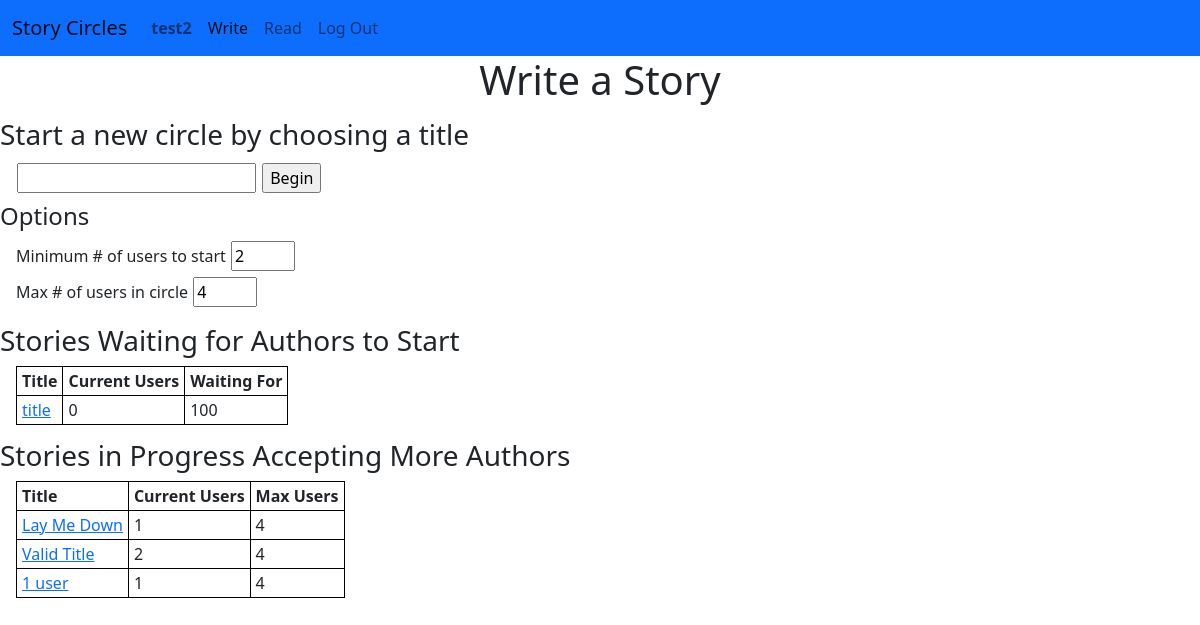
/circle/ (signed in), run on the app's committed database.
### circle/models.py (models this page shows, shortened)
class User(AbstractUser):
    user_since = models.DateTimeField(blank=False, auto_now_add=True)
    liked_stories = models.ManyToManyField(
        "Story",
        related_name="liked_by",
        blank=True,
    )
    def get_absolute_url(self):
        return reverse('user', args=[self.pk])

class Circle(models.Model):
    creation_time = models.DateTimeField(auto_now_add=True)
    threshold_user_ct = models.IntegerField() #This is the number of users that must be connected to start the story
    max_user_ct = models.IntegerField()
    user_ct = models.IntegerField(default=0)
    turn_order = models.JSONField(default=list)
    approved_ending = models.ManyToManyField(
        User,
        blank=True
    )
    story = models.OneToOneField(
        'Story',
        blank=True,
        on_delete=models.CASCADE,
    )
    objects = CircleManager()
    open_circles = OpenCircleManager()
    waiting_circles = WaitingCircleManager()
    @property
    def users_needed(self):
        return max(0, self.threshold_user_ct - self.user_ct)

class Story(models.Model):
    title = models.TextField(unique=True)
    authors = models.ManyToManyField(
        User,
        related_name="stories",
        blank=True
    )
    text = models.TextField()
    start_time = models.DateTimeField(blank=True, null=True)
    finish_time = models.DateTimeField(blank=True, null=True)
    finished = models.BooleanField(default=False)
    def get_absolute_url(self):
        if self.finished:
            return reverse('finished_story', args = [self.pk])
        else:
            return reverse('circle', args = [self.circle.pk])

### circle/views.py (the view)
# urls.py: path('', views.index, name='index'),
@login_required
def index(request):
    return render(request, 'circle/index.html', {
        "open_circles": Circle.open_circles.all(),
        "waiting_circles": Circle.waiting_circles.order_by('creation_time')
    })

### circle/models.py (called while the page is built)
    def get_queryset(self):
        return super().get_queryset().filter(user_ct__lt=F('max_user_ct'), story__start_time__isnull=False)

    def get_queryset(self):
        return super().get_queryset().filter(story__start_time__isnull=True)

### circle/templates/circle/index.html (shortened to what this page needs)
{% extends "circle/layout.html" %}
{% load static %}
{% block body %}
    <h1>
        Write a Story
    </h1>
    <h3>Start a new circle by choosing a title</h3>
    <div class="input-div">
        <input id="title-input" type="text" size="20">
        <input id="title-submit" type="button" value="Begin"><br>
    </div>
    <h4>Options</h4>
    <div class="input-div">
        <label for="threshold-user-ct">Minimum # of users to start</label>
        <input id="threshold-user-ct-input" type="number" name="threshold-user-ct" min="2" max="100" value="2"><br>
        <label for="max-user-ct">Max # of users in circle</label>
        <input id="max-user-ct-input" type="number" name="max-user-ct" min ="2" max="100" value="4">
    </div>
    <h3>Stories Waiting for Authors to Start</h3>
    <table>
        <tr>
            <th>Title</th>
            <th>Current Users</th>
            <th>Waiting For</th>
        </tr>
        {% for circle in waiting_circles %}
        <tr>
            <td><a href="{{ circle.story.get_absolute_url }}">{{ circle.story.title }}</a></td>
            <td>{{ circle.user_ct }}</td>
            <td>{{ circle.users_needed}}</td>
        </tr>
        {% endfor %}
    </table>
    <h3>Stories in Progress Accepting More Authors</h3>
    <table>
        <tr>
            <th>Title</th>
            <th>Current Users</th>
            <th>Max Users</th>
        </tr>
        {% for circle in open_circles %}
        <tr>
            <td><a href="{{ circle.story.get_absolute_url }}">{{ circle.story.title }}</a></td>
            <td>{{ circle.user_ct }}</td>
            <td>{{ circle.max_user_ct }}</td>
        </tr>
        {% endfor %}
    </table>
{% endblock %}

### circle/templates/circle/layout.html (shortened to what this page needs)
{% load static %}
<!DOCTYPE html>
<html lang="en">
    <head>
        <link href="https://cdn.jsdelivr.net/npm/bootstrap@5.0.0-beta1/dist/css/bootstrap.min.css" rel="stylesheet">
        <link href="{% static 'circle/styles.css' %}" rel="stylesheet">
    </head>
    <body>
        <nav class="navbar navbar-expand-md navbar-light bg-primary">
            <div class="container-fluid">
                <a class="navbar-brand" href="{% url 'index' %}">Story Circles</a>
                <div class="collapse navbar-collapse" id="navbarToggle">
                    <ul class="navbar-nav me-auto">
                        {% if user.is_authenticated %}
                        <li class="nav-item">
                            <a class="nav-link" id="current-user-nav" href="{{ user.get_absolute_url }}"><strong>{{ user.username }}</strong></a>
                        </li>
                        <li class="nav-item">
                            <a class="nav-link" id="write-nav" href="{% url 'index' %}">Write</a>
                        </li>
                        <li class="nav-item">
                            <a class="nav-link" id="read-nav" href="{% url 'finished_stories' %}">Read</a>
                        </li>
                        <li class="nav-item">
                            <a class="nav-link" href="{% url 'logout' %}">Log Out</a>
                        </li>
                        {% endif %}
                    </ul>
                </div>
            </div>
        </nav>
        <div class="body">
            {% block body %}
            {% endblock %}
        </div>
    </body>
</html>

### circle/static/circle/styles.css (style rules this page uses)
h1 { text-align: center; }
h3 { margin-top:0.5em; }
h4 { margin-top:0.25em; }
input { box-sizing:border-box; margin:3px 1px; }
input[type=number] { width:4em; }
table { border-collapse: collapse; margin-left: 1rem; }
table, th, td { border: 1px solid black; padding: 2px 5px; }
.input-div { margin-left: 1rem; }

### data on the page
User: username "test2"
Circle: story "title", user_ct "0", users_needed "100"
Circle: story "Lay Me Down", user_ct "1", max_user_ct "4"
Circle: story "Valid Title", user_ct "2", max_user_ct "4"
Circle: story "1 user", user_ct "1", max_user_ct "4"
